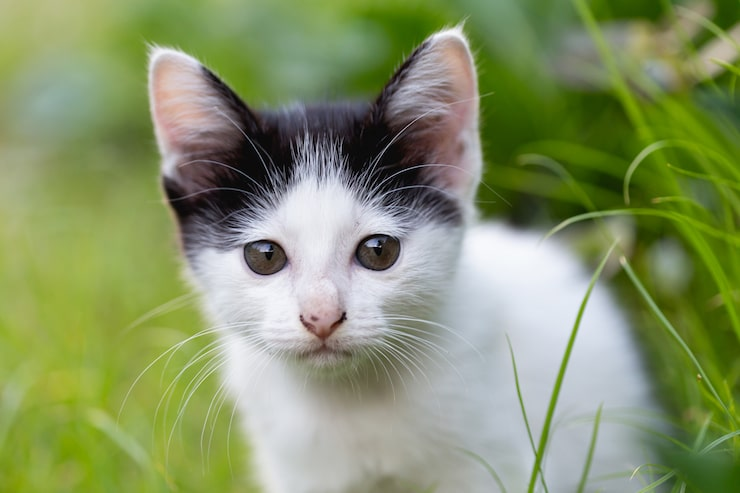
#> input picture cat.jpg, 740 x 493 px
$ jupyter execute 2.ipynb
#> lines starting #> are read from the running program, lines starting #| are printed output that depends on the picture; after the words box and inside, x2 and y2 are one past the last pixel; in counts of white or black regions, pixels touching at a corner belong together
### Python Program: Gray-Level Slicing With and Without Background

[cell 1]
import cv2
import numpy as np
import matplotlib.pyplot as plt

# Read image
image = cv2.imread("../cat.jpg")
#> image is the input picture: shape (493, 740, 3); mean B, G, R 104.4, 147.7, 134.5

# Convert to grayscale
gray = cv2.cvtColor(image, cv2.COLOR_BGR2GRAY)
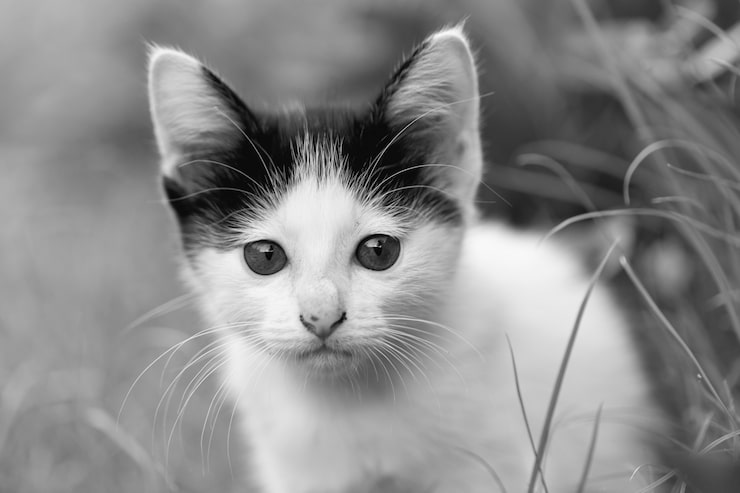
#> gray: shape (493, 740); min 0, max 251, mean 138.8

[cell 2]
r1 = 100
r2 = 200

[cell 3]
without_bg = np.where((gray >= r1) & (gray <= r2), 255, 0)
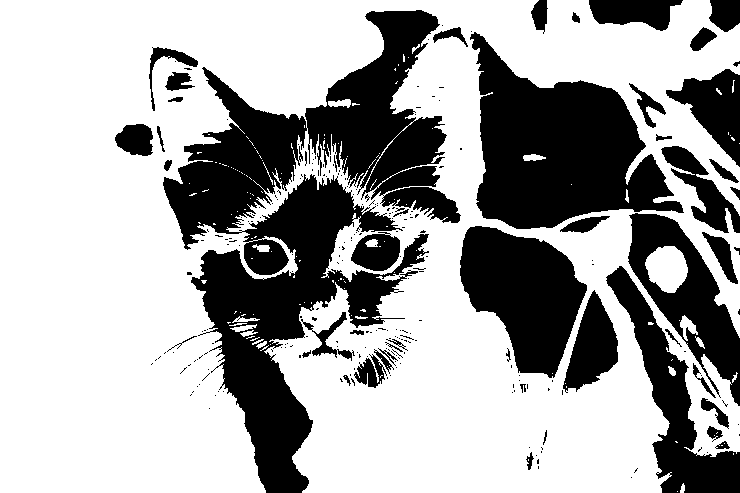
#> without_bg: shape (493, 740) int64; 65.4% white; 255 black regions (204 under 20 px), largest, box (x1, y1, x2, y2) and area: (163, 10, 461, 493) 53125, (470, 32, 684, 229) 23178, (460, 226, 587, 378) 11969

with_bg = np.where((gray >= r1) & (gray <= r2), 255, gray)
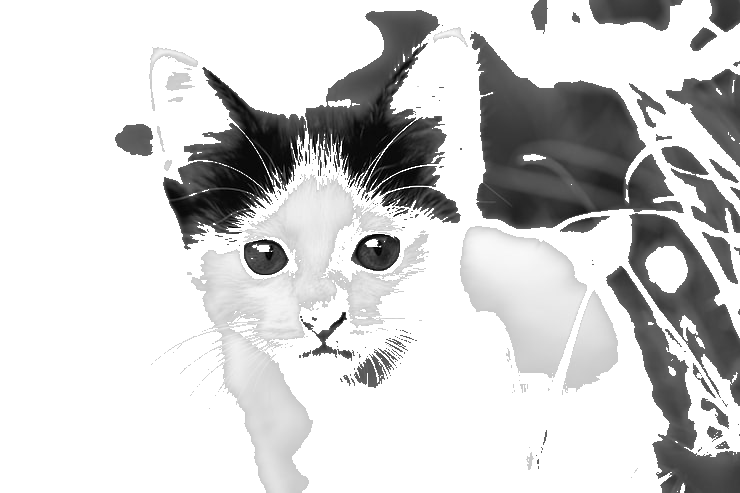
#> with_bg: shape (493, 740); min 0, max 255, mean 207.9

[cell 4]
plt.figure(figsize=(12, 4))

plt.subplot(1, 3, 1)
plt.imshow(gray, cmap="gray")
plt.title("Original Grayscale")
plt.axis("off")

plt.subplot(1, 3, 2)
plt.imshow(without_bg, cmap="gray")
plt.title("Slicing Without Background")
plt.axis("off")

plt.subplot(1, 3, 3)
plt.imshow(with_bg, cmap="gray")
plt.title("Slicing With Background")
plt.axis("off")

plt.tight_layout()
plt.show()
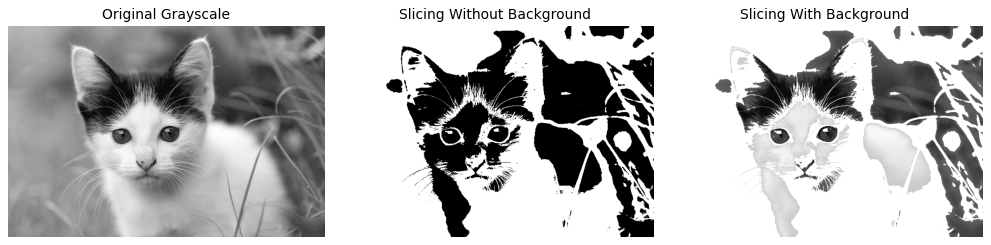
#> figure drawn by matplotlib, 3 panels

$ run again, with dog.jpg copied over cat.jpg
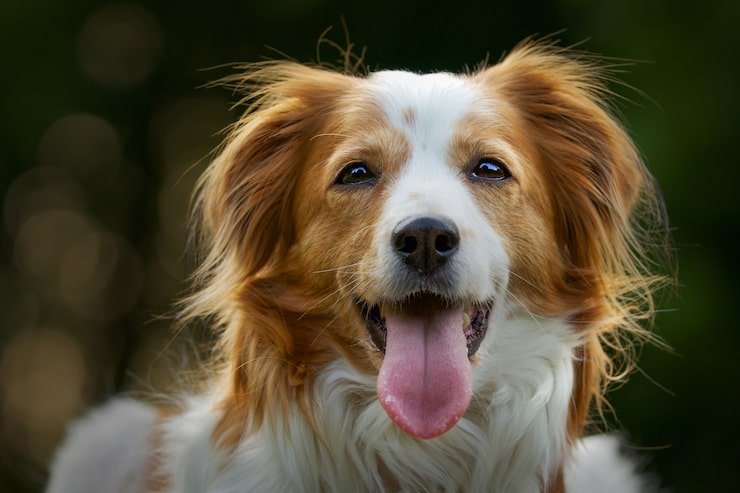
#> input picture dog.jpg, 740 x 493 px
#> image is the input picture: shape (493, 740, 3); mean B, G, R 52.5, 74.7, 83.4
#> `without_bg = np.where((gray >= r1) & (gray <= r2), 255, 0)`:
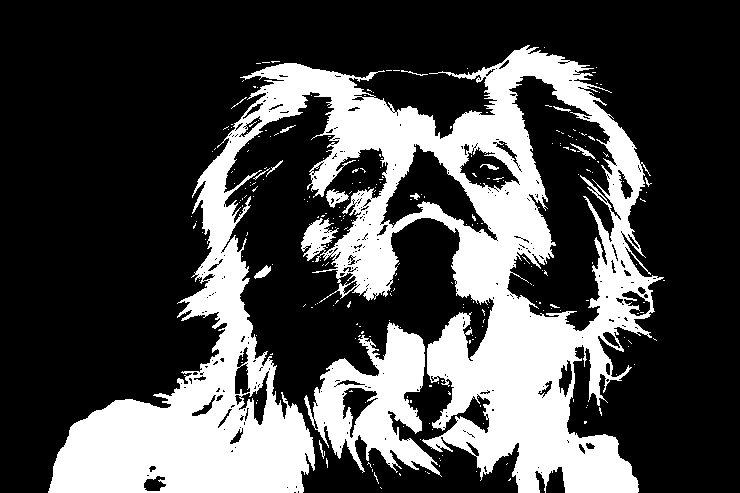
#> without_bg: shape (493, 740) int64; 29.6% white; 263 white regions (248 under 20 px), largest, box (x1, y1, x2, y2) and area: (48, 45, 664, 493) 97048, (304, 322, 442, 477) 9415, (326, 189, 349, 208) 224
#> `plt.show()`:
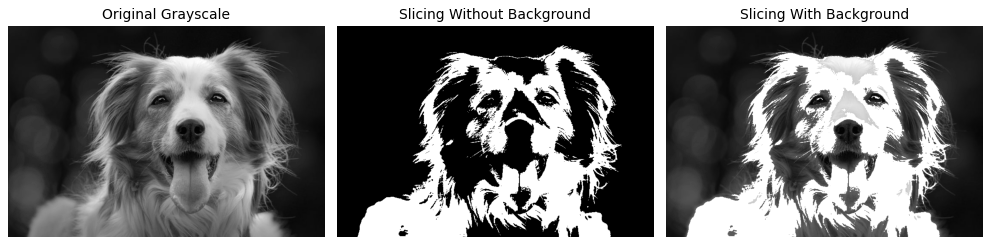
#> figure drawn by matplotlib, 3 panels
